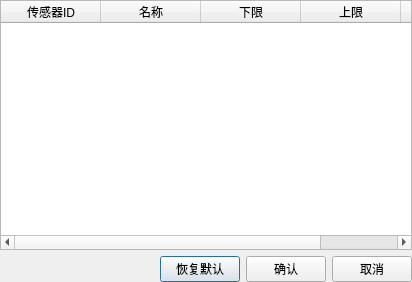
<?xml version="1.0" encoding="UTF-8"?>
<ui version="4.0">
 <class>AlarmSettingDialogClass</class>
 <widget class="QDialog" name="AlarmSettingDialogClass">
  <property name="geometry">
   <rect>
    <x>0</x>
    <y>0</y>
    <width>412</width>
    <height>282</height>
   </rect>
  </property>
  <property name="windowTitle">
   <string>阈值设置</string>
  </property>
  <layout class="QFormLayout" name="formLayout">
   <property name="leftMargin">
    <number>0</number>
   </property>
   <property name="topMargin">
    <number>0</number>
   </property>
   <property name="rightMargin">
    <number>0</number>
   </property>
   <property name="bottomMargin">
    <number>0</number>
   </property>
   <item row="0" column="0" colspan="2">
    <layout class="QVBoxLayout" name="verticalLayout">
     <item>
      <widget class="QTableWidget" name="thresholdTableWidget">
       <attribute name="horizontalHeaderStretchLastSection">
        <bool>true</bool>
       </attribute>
       <attribute name="verticalHeaderStretchLastSection">
        <bool>false</bool>
       </attribute>
       <column>
        <property name="text">
         <string>传感器ID</string>
        </property>
       </column>
       <column>
        <property name="text">
         <string>名称</string>
        </property>
       </column>
       <column>
        <property name="text">
         <string>下限</string>
        </property>
       </column>
       <column>
        <property name="text">
         <string>上限</string>
        </property>
       </column>
       <column>
        <property name="text">
         <string>启用</string>
        </property>
       </column>
      </widget>
     </item>
     <item>
      <layout class="QHBoxLayout" name="horizontalLayout">
       <item>
        <spacer name="horizontalSpacer">
         <property name="orientation">
          <enum>Qt::Orientation::Horizontal</enum>
         </property>
         <property name="sizeHint" stdset="0">
          <size>
           <width>40</width>
           <height>20</height>
          </size>
         </property>
        </spacer>
       </item>
       <item>
        <widget class="QPushButton" name="resetButton">
         <property name="text">
          <string>恢复默认</string>
         </property>
        </widget>
       </item>
       <item>
        <widget class="QPushButton" name="okButton">
         <property name="text">
          <string>确认</string>
         </property>
        </widget>
       </item>
       <item>
        <widget class="QPushButton" name="cancelButton">
         <property name="text">
          <string>取消</string>
         </property>
        </widget>
       </item>
      </layout>
     </item>
    </layout>
   </item>
  </layout>
 </widget>
 <layoutdefault spacing="6" margin="11"/>
 <resources/>
 <connections/>
</ui>
